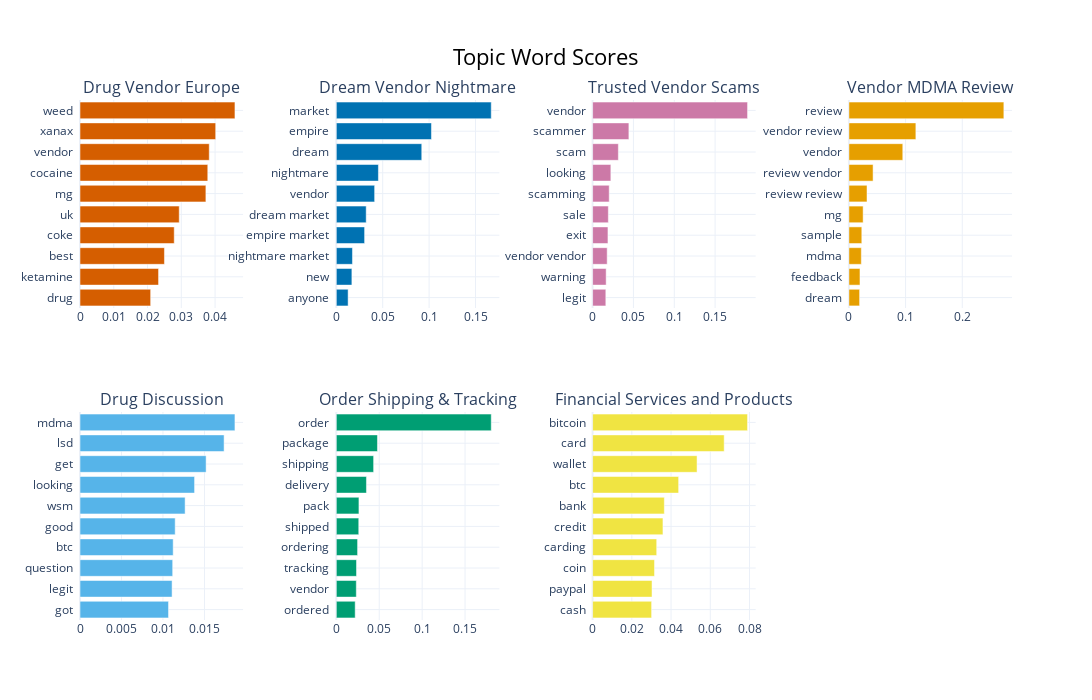

The notebook cell this image was saved under:
### Markdown cell above
![7HierachicalTimeSeries_0.641200_after.png](attachment:7HierachicalTimeSeries_0.641200_after.png)

### Code cell
topic_model.visualize_barchart(top_n_topics=10, custom_labels=True, n_words=10, width=350, height=350)

### Figure 1 — Plotly figure (JSON) as saved in the notebook; plotly's stock layout.template omitted (floating-point values rounded to 4 significant figures)
{"data": [{"marker": {"color": "#D55E00"}, "orientation": "h", "type": "bar", "x": [0.02092, 0.02326, 0.02501, 0.0279, 0.02939, 0.03728, 0.03784, 0.03827, 0.04018, 0.04588], "xaxis": "x", "y": ["drug  ", "ketamine  ", "best  ", "coke  ", "uk  ", "mg  ", "cocaine  ", "vendor  ", "xanax  ", "weed  "], "yaxis": "y"}, {"marker": {"color": "#0072B2"}, "orientation": "h", "type": "bar", "x": [0.01273, 0.01678, 0.01741, 0.03049, 0.0322, 0.0413, 0.04537, 0.09208, 0.1025, 0.167], "xaxis": "x2", "y": ["anyone  ", "new  ", "nightmare market  ", "empire market  ", "dream market  ", "vendor  ", "nightmare  ", "dream  ", "empire  ", "market  "], "yaxis": "y2"}, {"marker": {"color": "#CC79A7"}, "orientation": "h", "type": "bar", "x": [0.01618, 0.0166, 0.01784, 0.0188, 0.01926, 0.02032, 0.02235, 0.03153, 0.04444, 0.1897], "xaxis": "x3", "y": ["legit  ", "warning  ", "vendor vendor  ", "exit  ", "sale  ", "scamming  ", "looking  ", "scam  ", "scammer  ", "vendor  "], "yaxis": "y3"}, {"marker": {"color": "#E69F00"}, "orientation": "h", "type": "bar", "x": [0.01887, 0.01953, 0.02192, 0.02276, 0.02511, 0.03197, 0.04266, 0.09505, 0.1181, 0.2734], "xaxis": "x4", "y": ["dream  ", "feedback  ", "mdma  ", "sample  ", "mg  ", "review review  ", "review vendor  ", "vendor  ", "vendor review  ", "review  "], "yaxis": "y4"}, {"marker": {"color": "#56B4E9"}, "orientation": "h", "type": "bar", "x": [0.01067, 0.0111, 0.01117, 0.01123, 0.01147, 0.01267, 0.01381, 0.0152, 0.01737, 0.01867], "xaxis": "x5", "y": ["got  ", "legit  ", "question  ", "btc  ", "good  ", "wsm  ", "looking  ", "get  ", "lsd  ", "mdma  "], "yaxis": "y5"}, {"marker": {"color": "#009E73"}, "orientation": "h", "type": "bar", "x": [0.02199, 0.02331, 0.02355, 0.02479, 0.02616, 0.02636, 0.03512, 0.04346, 0.04797, 0.1805], "xaxis": "x6", "y": ["ordered  ", "vendor  ", "tracking  ", "ordering  ", "shipped  ", "pack  ", "delivery  ", "shipping  ", "package  ", "order  "], "yaxis": "y6"}, {"marker": {"color": "#F0E442"}, "orientation": "h", "type": "bar", "x": [0.03009, 0.0303, 0.03157, 0.03268, 0.03587, 0.03657, 0.04387, 0.05326, 0.06709, 0.079], "xaxis": "x7", "y": ["cash  ", "paypal  ", "coin  ", "carding  ", "credit  ", "bank  ", "btc  ", "wallet  ", "card  ", "bitcoin  "], "yaxis": "y7"}], "layout": {"annotations": [{"font": {"size": 16}, "showarrow": false, "text": "Drug Vendor Europe", "x": 0.0875, "xanchor": "center", "xref": "paper", "y": 1, "yanchor": "bottom", "yref": "paper"}, {"font": {"size": 16}, "showarrow": false, "text": "Dream Vendor Nightmare", "x": 0.3625, "xanchor": "center", "xref": "paper", "y": 1, "yanchor": "bottom", "yref": "paper"}, {"font": {"size": 16}, "showarrow": false, "text": "Trusted Vendor Scams", "x": 0.6375, "xanchor": "center", "xref": "paper", "y": 1, "yanchor": "bottom", "yref": "paper"}, {"font": {"size": 16}, "showarrow": false, "text": "Vendor MDMA Review", "x": 0.9125, "xanchor": "center", "xref": "paper", "y": 1, "yanchor": "bottom", "yref": "paper"}, {"font": {"size": 16}, "showarrow": false, "text": "Drug Discussion", "x": 0.0875, "xanchor": "center", "xref": "paper", "y": 0.4, "yanchor": "bottom", "yref": "paper"}, {"font": {"size": 16}, "showarrow": false, "text": "Order Shipping & Tracking", "x": 0.3625, "xanchor": "center", "xref": "paper", "y": 0.4, "yanchor": "bottom", "yref": "paper"}, {"font": {"size": 16}, "showarrow": false, "text": "Financial Services and Products", "x": 0.6375, "xanchor": "center", "xref": "paper", "y": 0.4, "yanchor": "bottom", "yref": "paper"}], "height": 700, "hoverlabel": {"bgcolor": "white", "font": {"family": "Rockwell", "size": 16}}, "showlegend": false, "title": {"font": {"color": "Black", "size": 22}, "text": "Topic Word Scores", "x": 0.5, "xanchor": "center", "yanchor": "top"}, "width": 1400, "xaxis": {"anchor": "y", "domain": [0, 0.175], "showgrid": true}, "xaxis2": {"anchor": "y2", "domain": [0.275, 0.45], "showgrid": true}, "xaxis3": {"anchor": "y3", "domain": [0.55, 0.725], "showgrid": true}, "xaxis4": {"anchor": "y4", "domain": [0.825, 1], "showgrid": true}, "xaxis5": {"anchor": "y5", "domain": [0, 0.175], "showgrid": true}, "xaxis6": {"anchor": "y6", "domain": [0.275, 0.45], "showgrid": true}, "xaxis7": {"anchor": "y7", "domain": [0.55, 0.725], "showgrid": true}, "xaxis8": {"anchor": "y8", "domain": [0.825, 1], "showgrid": true}, "yaxis": {"anchor": "x", "domain": [0.6, 1], "showgrid": true}, "yaxis2": {"anchor": "x2", "domain": [0.6, 1], "showgrid": true}, "yaxis3": {"anchor": "x3", "domain": [0.6, 1], "showgrid": true}, "yaxis4": {"anchor": "x4", "domain": [0.6, 1], "showgrid": true}, "yaxis5": {"anchor": "x5", "domain": [0, 0.4], "showgrid": true}, "yaxis6": {"anchor": "x6", "domain": [0, 0.4], "showgrid": true}, "yaxis7": {"anchor": "x7", "domain": [0, 0.4], "showgrid": true}, "yaxis8": {"anchor": "x8", "domain": [0, 0.4], "showgrid": true}}}
